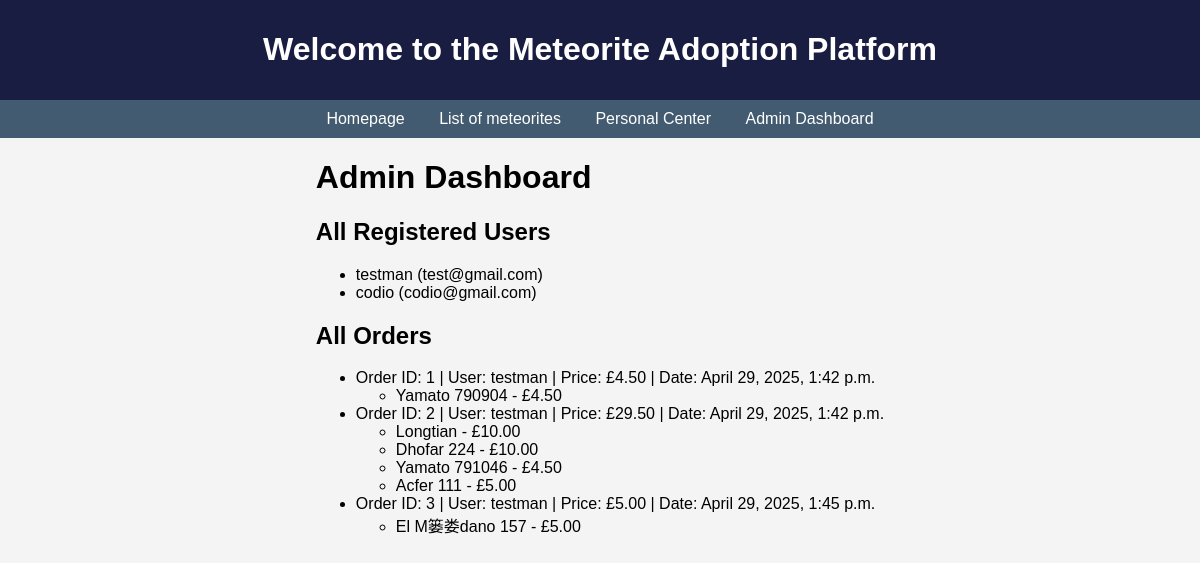
Screenshot of /admin-dashboard/ (signed in) with the database file from the repository.
### user/models.py (models this page shows)
class User(AbstractUser):
    USER_TYPE_CHOICES = [
        ('admin', 'Admin'),
        ('normal', 'Normal'),
    ]
    usertype = models.CharField(max_length=20, choices=USER_TYPE_CHOICES)
    reg_time = models.DateTimeField(auto_now_add=True)

### order/models.py (models this page shows)
class Order(models.Model):
    user = models.ForeignKey(User, on_delete=models.CASCADE)
    price = models.DecimalField(max_digits=10, decimal_places=2)
    date = models.DateTimeField(auto_now_add=True)

class OrderItem(models.Model):
    order = models.ForeignKey(Order, related_name='items', on_delete=models.CASCADE)
    meteorite = models.ForeignKey(Meteorite, on_delete=models.CASCADE)
    price = models.DecimalField(max_digits=10, decimal_places=2)

### meteorite/models.py (models this page shows)
class Meteorite(models.Model):
    name = models.CharField(max_length=100, unique=True)
    id = models.IntegerField(primary_key=True)
    nametype = models.CharField(max_length=20)
    recclass = models.CharField(max_length=50)
    mass = models.FloatField()
    fall = models.CharField(max_length=20)
    year = models.IntegerField()
    latitude = models.DecimalField(max_digits=9, decimal_places=6)
    longitude = models.DecimalField(max_digits=9, decimal_places=6)
    price = models.DecimalField(max_digits=10, decimal_places=2)

### mysite/views.py (the view)
# urls.py: path('admin-dashboard/', views.admin_dashboard, name='admin_dashboard'),
@user_passes_test(lambda u: u.is_superuser)
def admin_dashboard(request):
    users = User.objects.all()
    orders = Order.objects.all()
    return render(request, 'order/admin_dashboard.html', {
        'users': users,
        'orders': orders,
    })

### templates/order/admin_dashboard.html (shortened to what this page needs)
{% extends 'meteorite/main.html' %}
{% block content %}
    <h1>Admin Dashboard</h1>
    <h2>All Registered Users</h2>
    <ul>
        {% for user in users %}
            <li>{{ user.username }} ({{ user.email }})</li>
        {% endfor %}
    </ul>
    <h2>All Orders</h2>
    <ul>
        {% for order in orders %}
            <li>
                Order ID: {{ order.id }} | User: {{ order.user.username }} | Price: £{{ order.price }} | Date: {{ order.date }}
                <ul>
                    {% for item in order.items.all %}
                        <li>{{ item.meteorite.name }} - £{{ item.price }}</li>
                    {% endfor %}
                </ul>
            </li>
        {% endfor %}
    </ul>
{% endblock %}

### meteorite/static/meteorite/styles.css (style rules this page uses)
body { font-family: Arial, sans-serif; margin: 0; padding: 0; background-color: #f4f4f4; }

### rows the page displays
User: username "testman", email "test@gmail.com"
User: username "codio", email "codio@gmail.com"
Order: id "1", user.username "testman", price "4.50", date "April 29, 2025, 1:42 p.m."
OrderItem: meteorite.name "Yamato 790904", price "4.50"
Order: id "2", user.username "testman", price "29.50", date "April 29, 2025, 1:42 p.m."
OrderItem: meteorite.name "Longtian", price "10.00"
OrderItem: meteorite.name "Dhofar 224", price "10.00"
OrderItem: meteorite.name "Yamato 791046", price "4.50"
OrderItem: meteorite.name "Acfer 111", price "5.00"
Order: id "3", user.username "testman", price "5.00", date "April 29, 2025, 1:45 p.m."
OrderItem: meteorite.name "El M篓娄dano 157", price "5.00"
